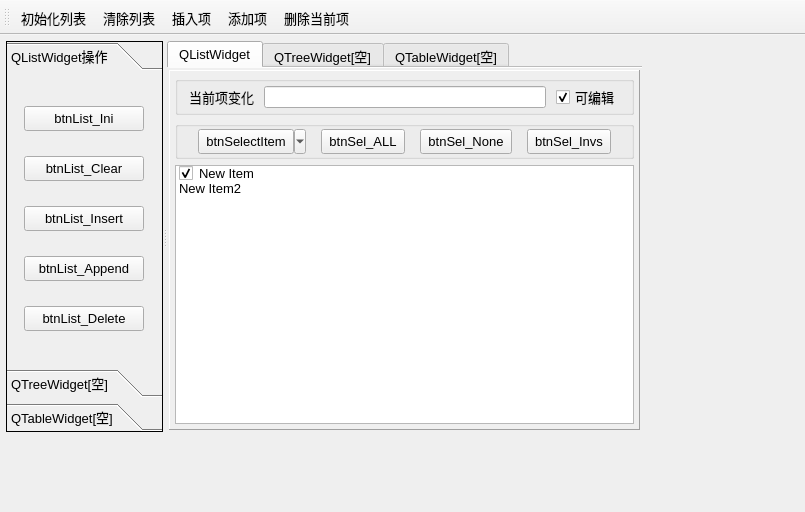
<?xml version="1.0" encoding="UTF-8"?>
<ui version="4.0">
 <class>MainWindow</class>
 <widget class="QMainWindow" name="MainWindow">
  <property name="geometry">
   <rect>
    <x>0</x>
    <y>0</y>
    <width>805</width>
    <height>512</height>
   </rect>
  </property>
  <property name="font">
   <font>
    <pointsize>10</pointsize>
   </font>
  </property>
  <property name="windowTitle">
   <string>Demo3_8 QListWidget和QToolButton</string>
  </property>
  <widget class="QWidget" name="centralWidget">
   <widget class="QSplitter" name="splitter">
    <property name="geometry">
     <rect>
      <x>6</x>
      <y>6</y>
      <width>636</width>
      <height>391</height>
     </rect>
    </property>
    <property name="orientation">
     <enum>Qt::Horizontal</enum>
    </property>
    <widget class="QToolBox" name="toolBox">
     <property name="minimumSize">
      <size>
       <width>150</width>
       <height>0</height>
      </size>
     </property>
     <property name="maximumSize">
      <size>
       <width>220</width>
       <height>16777215</height>
      </size>
     </property>
     <property name="frameShape">
      <enum>QFrame::Panel</enum>
     </property>
     <property name="currentIndex">
      <number>0</number>
     </property>
     <widget class="QWidget" name="page">
      <property name="geometry">
       <rect>
        <x>0</x>
        <y>0</y>
        <width>148</width>
        <height>299</height>
       </rect>
      </property>
      <attribute name="icon">
       <iconset resource="res.qrc">
        <normaloff>:/icons/images/408.bmp</normaloff>:/icons/images/408.bmp</iconset>
      </attribute>
      <attribute name="label">
       <string>QListWidget操作</string>
      </attribute>
      <layout class="QGridLayout" name="gridLayout">
       <item row="0" column="0">
        <widget class="QToolButton" name="btnList_Ini">
         <property name="minimumSize">
          <size>
           <width>120</width>
           <height>25</height>
          </size>
         </property>
         <property name="text">
          <string>btnList_Ini</string>
         </property>
         <property name="popupMode">
          <enum>QToolButton::DelayedPopup</enum>
         </property>
         <property name="toolButtonStyle">
          <enum>Qt::ToolButtonTextBesideIcon</enum>
         </property>
         <property name="autoRaise">
          <bool>false</bool>
         </property>
         <property name="arrowType">
          <enum>Qt::NoArrow</enum>
         </property>
        </widget>
       </item>
       <item row="1" column="0">
        <widget class="QToolButton" name="btnList_Clear">
         <property name="minimumSize">
          <size>
           <width>120</width>
           <height>25</height>
          </size>
         </property>
         <property name="text">
          <string>btnList_Clear</string>
         </property>
         <property name="toolButtonStyle">
          <enum>Qt::ToolButtonTextBesideIcon</enum>
         </property>
        </widget>
       </item>
       <item row="2" column="0">
        <widget class="QToolButton" name="btnList_Insert">
         <property name="minimumSize">
          <size>
           <width>120</width>
           <height>25</height>
          </size>
         </property>
         <property name="text">
          <string>btnList_Insert</string>
         </property>
         <property name="toolButtonStyle">
          <enum>Qt::ToolButtonTextBesideIcon</enum>
         </property>
        </widget>
       </item>
       <item row="3" column="0">
        <widget class="QToolButton" name="btnList_Append">
         <property name="minimumSize">
          <size>
           <width>120</width>
           <height>25</height>
          </size>
         </property>
         <property name="text">
          <string>btnList_Append</string>
         </property>
         <property name="toolButtonStyle">
          <enum>Qt::ToolButtonTextBesideIcon</enum>
         </property>
        </widget>
       </item>
       <item row="4" column="0">
        <widget class="QToolButton" name="btnList_Delete">
         <property name="minimumSize">
          <size>
           <width>120</width>
           <height>25</height>
          </size>
         </property>
         <property name="text">
          <string>btnList_Delete</string>
         </property>
         <property name="toolButtonStyle">
          <enum>Qt::ToolButtonTextBesideIcon</enum>
         </property>
        </widget>
       </item>
      </layout>
     </widget>
     <widget class="QWidget" name="page_2">
      <property name="geometry">
       <rect>
        <x>0</x>
        <y>0</y>
        <width>148</width>
        <height>299</height>
       </rect>
      </property>
      <attribute name="icon">
       <iconset resource="res.qrc">
        <normaloff>:/icons/images/410.bmp</normaloff>:/icons/images/410.bmp</iconset>
      </attribute>
      <attribute name="label">
       <string>QTreeWidget[空]</string>
      </attribute>
     </widget>
     <widget class="QWidget" name="page_3">
      <property name="geometry">
       <rect>
        <x>0</x>
        <y>0</y>
        <width>148</width>
        <height>299</height>
       </rect>
      </property>
      <attribute name="icon">
       <iconset resource="res.qrc">
        <normaloff>:/icons/images/412.bmp</normaloff>:/icons/images/412.bmp</iconset>
      </attribute>
      <attribute name="label">
       <string>QTableWidget[空]</string>
      </attribute>
     </widget>
    </widget>
    <widget class="QTabWidget" name="tabWidget">
     <property name="tabPosition">
      <enum>QTabWidget::North</enum>
     </property>
     <property name="tabShape">
      <enum>QTabWidget::Rounded</enum>
     </property>
     <property name="currentIndex">
      <number>0</number>
     </property>
     <property name="documentMode">
      <bool>true</bool>
     </property>
     <property name="tabsClosable">
      <bool>false</bool>
     </property>
     <widget class="QWidget" name="tab_1">
      <attribute name="title">
       <string>QListWidget</string>
      </attribute>
      <layout class="QVBoxLayout" name="verticalLayout_5">
       <property name="leftMargin">
        <number>2</number>
       </property>
       <property name="topMargin">
        <number>2</number>
       </property>
       <property name="rightMargin">
        <number>2</number>
       </property>
       <property name="bottomMargin">
        <number>2</number>
       </property>
       <item>
        <widget class="QFrame" name="frame">
         <property name="frameShape">
          <enum>QFrame::Panel</enum>
         </property>
         <property name="frameShadow">
          <enum>QFrame::Raised</enum>
         </property>
         <layout class="QVBoxLayout" name="verticalLayout">
          <property name="leftMargin">
           <number>5</number>
          </property>
          <property name="topMargin">
           <number>5</number>
          </property>
          <property name="rightMargin">
           <number>5</number>
          </property>
          <property name="bottomMargin">
           <number>5</number>
          </property>
          <item>
           <widget class="QGroupBox" name="groupBox">
            <property name="title">
             <string/>
            </property>
            <layout class="QHBoxLayout" name="horizontalLayout">
             <property name="spacing">
              <number>10</number>
             </property>
             <property name="topMargin">
              <number>2</number>
             </property>
             <property name="bottomMargin">
              <number>2</number>
             </property>
             <item>
              <widget class="QLabel" name="label">
               <property name="text">
                <string>当前项变化</string>
               </property>
              </widget>
             </item>
             <item>
              <widget class="QLineEdit" name="editCurItemText">
               <property name="styleSheet">
                <string notr="true">color: rgb(0, 0, 255);</string>
               </property>
               <property name="clearButtonEnabled">
                <bool>false</bool>
               </property>
              </widget>
             </item>
             <item>
              <widget class="QCheckBox" name="chkBoxList_Editable">
               <property name="text">
                <string>可编辑</string>
               </property>
               <property name="checked">
                <bool>true</bool>
               </property>
              </widget>
             </item>
            </layout>
           </widget>
          </item>
          <item>
           <widget class="QGroupBox" name="groupBox_2">
            <property name="title">
             <string/>
            </property>
            <layout class="QHBoxLayout" name="horizontalLayout_2">
             <property name="topMargin">
              <number>2</number>
             </property>
             <property name="bottomMargin">
              <number>2</number>
             </property>
             <item>
              <widget class="QToolButton" name="btnSelectItem">
               <property name="minimumSize">
                <size>
                 <width>100</width>
                 <height>25</height>
                </size>
               </property>
               <property name="text">
                <string>btnSelectItem</string>
               </property>
               <property name="popupMode">
                <enum>QToolButton::MenuButtonPopup</enum>
               </property>
               <property name="toolButtonStyle">
                <enum>Qt::ToolButtonTextBesideIcon</enum>
               </property>
              </widget>
             </item>
             <item>
              <widget class="QToolButton" name="btnSel_ALL">
               <property name="minimumSize">
                <size>
                 <width>70</width>
                 <height>25</height>
                </size>
               </property>
               <property name="text">
                <string>btnSel_ALL</string>
               </property>
              </widget>
             </item>
             <item>
              <widget class="QToolButton" name="btnSel_None">
               <property name="minimumSize">
                <size>
                 <width>70</width>
                 <height>25</height>
                </size>
               </property>
               <property name="text">
                <string>btnSel_None</string>
               </property>
              </widget>
             </item>
             <item>
              <widget class="QToolButton" name="btnSel_Invs">
               <property name="minimumSize">
                <size>
                 <width>70</width>
                 <height>25</height>
                </size>
               </property>
               <property name="text">
                <string>btnSel_Invs</string>
               </property>
              </widget>
             </item>
            </layout>
           </widget>
          </item>
          <item>
           <widget class="QListWidget" name="listWidget">
            <property name="contextMenuPolicy">
             <enum>Qt::CustomContextMenu</enum>
            </property>
            <property name="layoutMode">
             <enum>QListView::SinglePass</enum>
            </property>
            <property name="viewMode">
             <enum>QListView::ListMode</enum>
            </property>
            <property name="selectionRectVisible">
             <bool>false</bool>
            </property>
            <item>
             <property name="text">
              <string>New Item</string>
             </property>
             <property name="checkState">
              <enum>Checked</enum>
             </property>
             <property name="icon">
              <iconset resource="res.qrc">
               <normaloff>:/icons/images/724.bmp</normaloff>:/icons/images/724.bmp</iconset>
             </property>
             <property name="flags">
              <set>ItemIsSelectable|ItemIsEditable|ItemIsDragEnabled|ItemIsUserCheckable|ItemIsEnabled</set>
             </property>
            </item>
            <item>
             <property name="text">
              <string>New Item2</string>
             </property>
             <property name="checkState">
              <enum>Unchecked</enum>
             </property>
             <property name="icon">
              <iconset resource="res.qrc">
               <normaloff>:/icons/images/724.bmp</normaloff>:/icons/images/724.bmp</iconset>
             </property>
             <property name="flags">
              <set>ItemIsSelectable|ItemIsEditable|ItemIsUserCheckable|ItemIsEnabled</set>
             </property>
            </item>
           </widget>
          </item>
         </layout>
        </widget>
       </item>
      </layout>
     </widget>
     <widget class="QWidget" name="tab_2">
      <attribute name="title">
       <string>QTreeWidget[空]</string>
      </attribute>
      <layout class="QVBoxLayout" name="verticalLayout_2"/>
     </widget>
     <widget class="QWidget" name="tab_3">
      <attribute name="title">
       <string>QTableWidget[空]</string>
      </attribute>
     </widget>
    </widget>
   </widget>
  </widget>
  <widget class="QToolBar" name="mainToolBar">
   <property name="toolButtonStyle">
    <enum>Qt::ToolButtonTextUnderIcon</enum>
   </property>
   <attribute name="toolBarArea">
    <enum>TopToolBarArea</enum>
   </attribute>
   <attribute name="toolBarBreak">
    <bool>false</bool>
   </attribute>
   <addaction name="actList_Ini"/>
   <addaction name="actList_Clear"/>
   <addaction name="actList_Insert"/>
   <addaction name="actList_Append"/>
   <addaction name="actList_Delete"/>
  </widget>
  <action name="actList_Ini">
   <property name="icon">
    <iconset resource="res.qrc">
     <normaloff>:/icons/images/128.bmp</normaloff>:/icons/images/128.bmp</iconset>
   </property>
   <property name="text">
    <string>初始化列表</string>
   </property>
   <property name="toolTip">
    <string>初始化列表</string>
   </property>
   <property name="shortcut">
    <string>Ctrl+I</string>
   </property>
  </action>
  <action name="actList_Clear">
   <property name="icon">
    <iconset resource="res.qrc">
     <normaloff>:/icons/images/delete1.bmp</normaloff>:/icons/images/delete1.bmp</iconset>
   </property>
   <property name="text">
    <string>清除列表</string>
   </property>
   <property name="toolTip">
    <string>清除列表</string>
   </property>
  </action>
  <action name="actList_Insert">
   <property name="icon">
    <iconset resource="res.qrc">
     <normaloff>:/icons/images/424.bmp</normaloff>:/icons/images/424.bmp</iconset>
   </property>
   <property name="text">
    <string>插入项</string>
   </property>
   <property name="toolTip">
    <string>插入项</string>
   </property>
   <property name="shortcut">
    <string>Ctrl+S</string>
   </property>
  </action>
  <action name="actList_Append">
   <property name="icon">
    <iconset resource="res.qrc">
     <normaloff>:/icons/images/316.bmp</normaloff>:/icons/images/316.bmp</iconset>
   </property>
   <property name="text">
    <string>添加项</string>
   </property>
   <property name="toolTip">
    <string>添加项</string>
   </property>
   <property name="shortcut">
    <string>Ctrl+A</string>
   </property>
  </action>
  <action name="actList_Delete">
   <property name="icon">
    <iconset resource="res.qrc">
     <normaloff>:/icons/images/324.bmp</normaloff>:/icons/images/324.bmp</iconset>
   </property>
   <property name="text">
    <string>删除当前项</string>
   </property>
   <property name="toolTip">
    <string>删除当前项</string>
   </property>
   <property name="shortcut">
    <string>Del</string>
   </property>
  </action>
  <action name="actSel_ALL">
   <property name="text">
    <string>全选</string>
   </property>
   <property name="toolTip">
    <string>全选</string>
   </property>
  </action>
  <action name="actSel_None">
   <property name="text">
    <string>全不选</string>
   </property>
   <property name="toolTip">
    <string>全不选</string>
   </property>
   <property name="menuRole">
    <enum>QAction::AboutRole</enum>
   </property>
  </action>
  <action name="actSel_Invs">
   <property name="text">
    <string>反选</string>
   </property>
   <property name="toolTip">
    <string>反选</string>
   </property>
  </action>
  <action name="actQuit">
   <property name="icon">
    <iconset resource="res.qrc">
     <normaloff>:/icons/images/132.bmp</normaloff>:/icons/images/132.bmp</iconset>
   </property>
   <property name="text">
    <string>退出</string>
   </property>
   <property name="toolTip">
    <string>退出程序</string>
   </property>
  </action>
  <action name="actSelPopMenu">
   <property name="icon">
    <iconset resource="res.qrc">
     <normaloff>:/icons/images/124.bmp</normaloff>:/icons/images/124.bmp</iconset>
   </property>
   <property name="text">
    <string>项选择</string>
   </property>
   <property name="toolTip">
    <string>项选择</string>
   </property>
  </action>
 </widget>
 <layoutdefault spacing="6" margin="11"/>
 <resources>
  <include location="res.qrc"/>
 </resources>
 <connections>
  <connection>
   <sender>actQuit</sender>
   <signal>triggered()</signal>
   <receiver>MainWindow</receiver>
   <slot>close()</slot>
   <hints>
    <hint type="sourcelabel">
     <x>-1</x>
     <y>-1</y>
    </hint>
    <hint type="destinationlabel">
     <x>336</x>
     <y>220</y>
    </hint>
   </hints>
  </connection>
  <connection>
   <sender>actSelPopMenu</sender>
   <signal>triggered()</signal>
   <receiver>actSel_Invs</receiver>
   <slot>trigger()</slot>
   <hints>
    <hint type="sourcelabel">
     <x>-1</x>
     <y>-1</y>
    </hint>
    <hint type="destinationlabel">
     <x>-1</x>
     <y>-1</y>
    </hint>
   </hints>
  </connection>
 </connections>
</ui>
